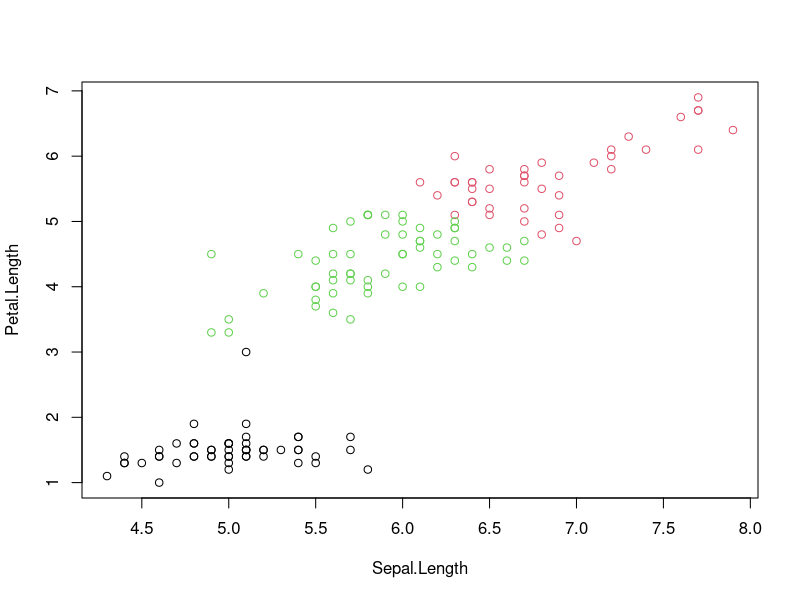

Write the R code that produced this figure.
data(iris)
print(head(iris))
clusters<-kmeans(iris[, c("Sepal.Length","Petal.Length")], centers=3)
plot(iris[, c("Sepal.Length","Petal.Length")],col=clusters$cluster)

print(clusters$cluster)